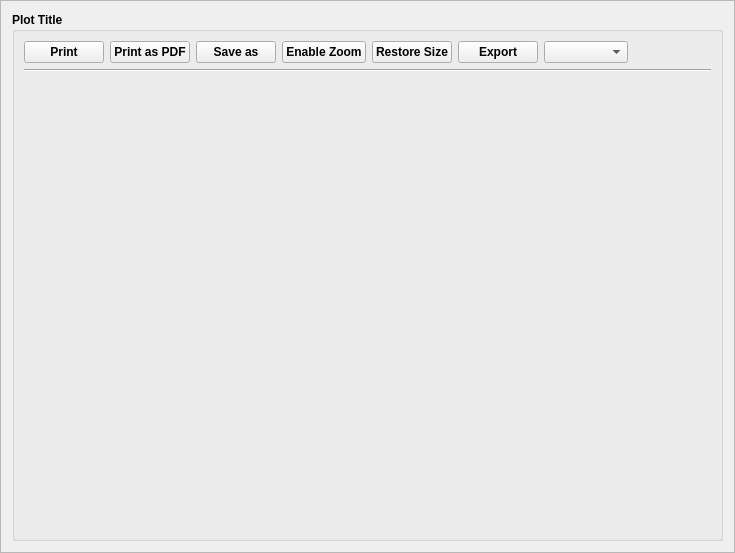
<?xml version="1.0" encoding="UTF-8"?>
<ui version="4.0">
 <class>Sys_Plot_Frame</class>
 <widget class="QFrame" name="Sys_Plot_Frame">
  <property name="geometry">
   <rect>
    <x>0</x>
    <y>0</y>
    <width>735</width>
    <height>553</height>
   </rect>
  </property>
  <property name="sizePolicy">
   <sizepolicy hsizetype="Expanding" vsizetype="Expanding">
    <horstretch>0</horstretch>
    <verstretch>0</verstretch>
   </sizepolicy>
  </property>
  <property name="windowTitle">
   <string>Frame</string>
  </property>
  <property name="frameShape">
   <enum>QFrame::StyledPanel</enum>
  </property>
  <property name="frameShadow">
   <enum>QFrame::Sunken</enum>
  </property>
  <property name="lineWidth">
   <number>0</number>
  </property>
  <layout class="QGridLayout" name="gridLayout">
   <item row="0" column="0">
    <widget class="QGroupBox" name="groupBox">
     <property name="sizePolicy">
      <sizepolicy hsizetype="Expanding" vsizetype="Expanding">
       <horstretch>0</horstretch>
       <verstretch>0</verstretch>
      </sizepolicy>
     </property>
     <property name="font">
      <font>
       <pointsize>9</pointsize>
       <weight>75</weight>
       <bold>true</bold>
      </font>
     </property>
     <property name="title">
      <string>Plot Title</string>
     </property>
     <layout class="QGridLayout" name="gridLayout_2">
      <item row="0" column="0">
       <layout class="QVBoxLayout" name="verticalLayout_2">
        <item>
         <layout class="QHBoxLayout" name="horizontalLayout">
          <item>
           <widget class="QPushButton" name="printPushButton">
            <property name="sizePolicy">
             <sizepolicy hsizetype="Maximum" vsizetype="Fixed">
              <horstretch>0</horstretch>
              <verstretch>0</verstretch>
             </sizepolicy>
            </property>
            <property name="toolTip">
             <string>Print</string>
            </property>
            <property name="text">
             <string>Print</string>
            </property>
            <property name="icon">
             <iconset resource="resources/system_sys_resource.qrc">
              <normaloff>:/print_icon</normaloff>:/print_icon</iconset>
            </property>
           </widget>
          </item>
          <item>
           <widget class="QPushButton" name="pdfPushButton">
            <property name="sizePolicy">
             <sizepolicy hsizetype="Maximum" vsizetype="Fixed">
              <horstretch>0</horstretch>
              <verstretch>0</verstretch>
             </sizepolicy>
            </property>
            <property name="toolTip">
             <string>Print as pdf</string>
            </property>
            <property name="text">
             <string>Print as PDF</string>
            </property>
            <property name="icon">
             <iconset resource="resources/system_sys_resource.qrc">
              <normaloff>:/pdf_icon</normaloff>:/pdf_icon</iconset>
            </property>
           </widget>
          </item>
          <item>
           <widget class="QPushButton" name="savePushButton">
            <property name="sizePolicy">
             <sizepolicy hsizetype="Maximum" vsizetype="Fixed">
              <horstretch>0</horstretch>
              <verstretch>0</verstretch>
             </sizepolicy>
            </property>
            <property name="toolTip">
             <string>Save as</string>
            </property>
            <property name="text">
             <string>Save as</string>
            </property>
            <property name="icon">
             <iconset resource="resources/system_sys_resource.qrc">
              <normaloff>:/save_icon</normaloff>:/save_icon</iconset>
            </property>
           </widget>
          </item>
          <item>
           <widget class="QPushButton" name="zoomPushButton">
            <property name="sizePolicy">
             <sizepolicy hsizetype="Maximum" vsizetype="Fixed">
              <horstretch>0</horstretch>
              <verstretch>0</verstretch>
             </sizepolicy>
            </property>
            <property name="toolTip">
             <string>Zoom in/out</string>
            </property>
            <property name="text">
             <string>Enable Zoom</string>
            </property>
            <property name="icon">
             <iconset resource="resources/system_sys_resource.qrc">
              <normaloff>:/zoom_icon</normaloff>:/zoom_icon</iconset>
            </property>
            <property name="checkable">
             <bool>true</bool>
            </property>
            <property name="checked">
             <bool>false</bool>
            </property>
            <property name="autoRepeat">
             <bool>true</bool>
            </property>
           </widget>
          </item>
          <item>
           <widget class="QPushButton" name="restoresizePushButton">
            <property name="sizePolicy">
             <sizepolicy hsizetype="Maximum" vsizetype="Fixed">
              <horstretch>0</horstretch>
              <verstretch>0</verstretch>
             </sizepolicy>
            </property>
            <property name="toolTip">
             <string>Restore size</string>
            </property>
            <property name="text">
             <string>Restore Size</string>
            </property>
            <property name="icon">
             <iconset resource="resources/system_sys_resource.qrc">
              <normaloff>:/restore_icon</normaloff>:/restore_icon</iconset>
            </property>
            <property name="checkable">
             <bool>false</bool>
            </property>
            <property name="checked">
             <bool>false</bool>
            </property>
            <property name="autoRepeat">
             <bool>true</bool>
            </property>
           </widget>
          </item>
          <item>
           <widget class="QPushButton" name="exportPushButton">
            <property name="sizePolicy">
             <sizepolicy hsizetype="Maximum" vsizetype="Fixed">
              <horstretch>0</horstretch>
              <verstretch>0</verstretch>
             </sizepolicy>
            </property>
            <property name="toolTip">
             <string>Export</string>
            </property>
            <property name="text">
             <string>Export</string>
            </property>
            <property name="icon">
             <iconset resource="resources/system_sys_resource.qrc">
              <normaloff>:/exp_icon</normaloff>:/exp_icon</iconset>
            </property>
           </widget>
          </item>
          <item>
           <widget class="QComboBox" name="selectionComboBox">
            <property name="sizePolicy">
             <sizepolicy hsizetype="MinimumExpanding" vsizetype="Fixed">
              <horstretch>0</horstretch>
              <verstretch>0</verstretch>
             </sizepolicy>
            </property>
           </widget>
          </item>
          <item>
           <spacer name="horizontalSpacer">
            <property name="orientation">
             <enum>Qt::Horizontal</enum>
            </property>
            <property name="sizeHint" stdset="0">
             <size>
              <width>28</width>
              <height>20</height>
             </size>
            </property>
           </spacer>
          </item>
         </layout>
        </item>
        <item>
         <layout class="QVBoxLayout" name="verticalLayout">
          <item>
           <widget class="Line" name="line">
            <property name="sizePolicy">
             <sizepolicy hsizetype="MinimumExpanding" vsizetype="Fixed">
              <horstretch>0</horstretch>
              <verstretch>0</verstretch>
             </sizepolicy>
            </property>
            <property name="orientation">
             <enum>Qt::Horizontal</enum>
            </property>
           </widget>
          </item>
          <item>
           <widget class="Sys_Plot_Wid" name="plot" native="true">
            <property name="sizePolicy">
             <sizepolicy hsizetype="MinimumExpanding" vsizetype="MinimumExpanding">
              <horstretch>0</horstretch>
              <verstretch>0</verstretch>
             </sizepolicy>
            </property>
            <property name="minimumSize">
             <size>
              <width>525</width>
              <height>450</height>
             </size>
            </property>
            <property name="contextMenuPolicy">
             <enum>Qt::DefaultContextMenu</enum>
            </property>
           </widget>
          </item>
         </layout>
        </item>
       </layout>
      </item>
     </layout>
    </widget>
   </item>
  </layout>
 </widget>
 <customwidgets>
  <customwidget>
   <class>Sys_Plot_Wid</class>
   <extends>QWidget</extends>
   <header>sys_plot_wid.h</header>
   <container>1</container>
  </customwidget>
 </customwidgets>
 <resources>
  <include location="resources/system_sys_resource.qrc"/>
 </resources>
 <connections/>
</ui>
